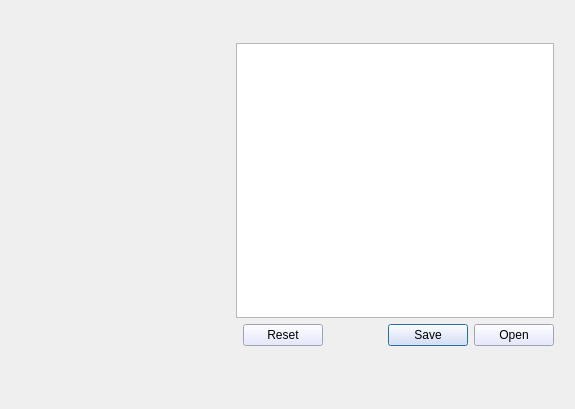
<?xml version="1.0" encoding="UTF-8"?>
<ui version="4.0">
 <class>alexeev</class>
 <widget class="QWidget" name="alexeev">
  <property name="geometry">
   <rect>
    <x>0</x>
    <y>0</y>
    <width>575</width>
    <height>409</height>
   </rect>
  </property>
  <property name="windowTitle">
   <string>Form</string>
  </property>
  <widget class="QDialogButtonBox" name="buttonBox">
   <property name="geometry">
    <rect>
     <x>243</x>
     <y>324</y>
     <width>311</width>
     <height>23</height>
    </rect>
   </property>
   <property name="styleSheet">
    <string notr="true">background:rgb(224, 226, 255)</string>
   </property>
   <property name="standardButtons">
    <set>QDialogButtonBox::Open|QDialogButtonBox::Reset|QDialogButtonBox::Save</set>
   </property>
  </widget>
  <widget class="QTextEdit" name="textEdit">
   <property name="geometry">
    <rect>
     <x>236</x>
     <y>43</y>
     <width>318</width>
     <height>275</height>
    </rect>
   </property>
   <property name="styleSheet">
    <string notr="true">font: 10pt &quot;xos4 Terminus&quot;;</string>
   </property>
  </widget>
 </widget>
 <resources/>
 <connections/>
</ui>
